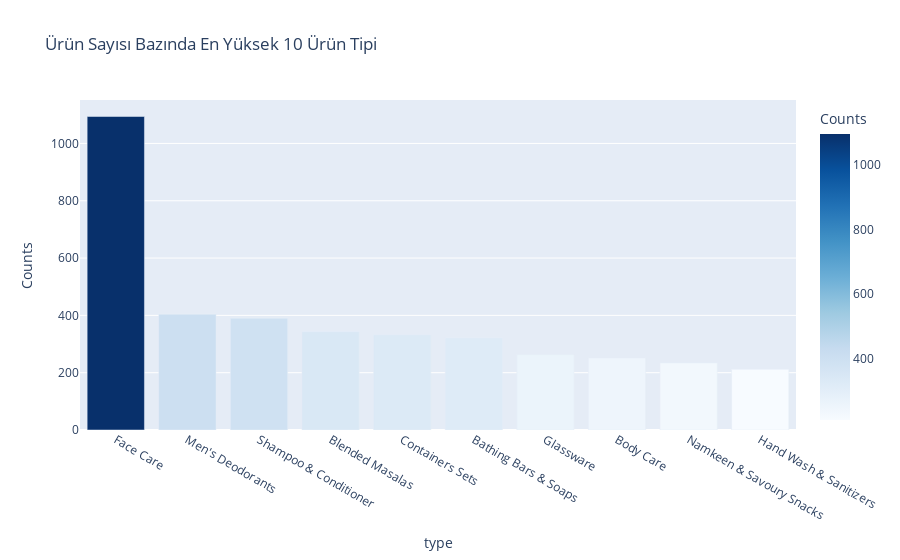

Notebook code cell kept with this figure:
### Code cell
column = 'type'
counts = df[column].value_counts()
count_percentage = df[column].value_counts(1)*100
counts_df = pd.DataFrame({column:counts.index,'Counts':counts.values,'Percent':np.round(count_percentage.values,2)})
print('Tekil '+str(column)+' Sayısı',df[column].nunique())

print('------------------------------------\n')

print('En Yüksek 10 '+str(column))
display(counts_df.head(10))
counts_df[counts_df['Counts']==1].shape
px.bar(data_frame=counts_df.head(10),
 x='type',
 y='Counts',
 color='Counts',
 color_continuous_scale='blues',
 title=f'Ürün Sayısı Bazında En Yüksek 10 Ürün Tipi')

### Figure 1 — Plotly figure (JSON) as saved in the notebook; plotly's stock layout.template omitted (floating-point values rounded to 4 significant figures)
{"data": [{"alignmentgroup": "True", "hovertemplate": "type=%{x}<br>Counts=%{marker.color}<extra></extra>", "legendgroup": "", "marker": {"color": [1094, 404, 390, 343, 332, 322, 263, 251, 234, 212], "coloraxis": "coloraxis"}, "name": "", "offsetgroup": "", "orientation": "v", "showlegend": false, "textposition": "auto", "type": "bar", "x": ["Face Care", "Men's Deodorants", "Shampoo & Conditioner", "Blended Masalas", "Containers Sets", "Bathing Bars & Soaps", "Glassware", "Body Care", "Namkeen & Savoury Snacks", "Hand Wash & Sanitizers"], "xaxis": "x", "y": [1094, 404, 390, 343, 332, 322, 263, 251, 234, 212], "yaxis": "y"}], "layout": {"barmode": "relative", "coloraxis": {"colorbar": {"title": {"text": "Counts"}}, "colorscale": [[0, "rgb(247,251,255)"], [0.125, "rgb(222,235,247)"], [0.25, "rgb(198,219,239)"], [0.375, "rgb(158,202,225)"], [0.5, "rgb(107,174,214)"], [0.625, "rgb(66,146,198)"], [0.75, "rgb(33,113,181)"], [0.875, "rgb(8,81,156)"], [1, "rgb(8,48,107)"]]}, "legend": {"tracegroupgap": 0}, "title": {"text": "Ürün Sayısı Bazında En Yüksek 10 Ürün Tipi"}, "xaxis": {"anchor": "y", "domain": [0, 1], "title": {"text": "type"}}, "yaxis": {"anchor": "x", "domain": [0, 1], "title": {"text": "Counts"}}}}
